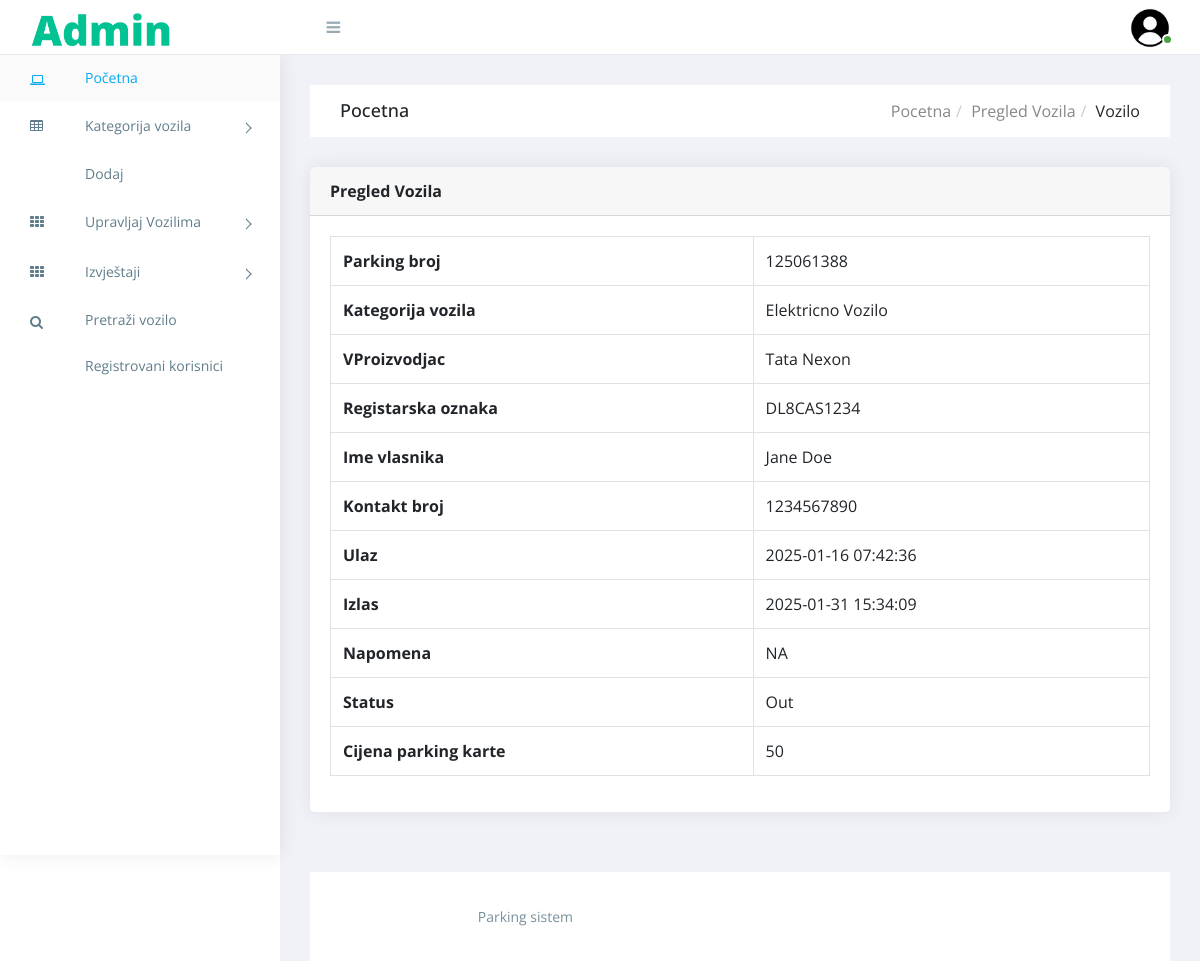
Page /vpms/admin/view-outgoingvehicle-detail.php?viewid=1 (signed in) on the committed database.
### tables this page shows
CREATE TABLE `tblvehicle` (
  `ID` int(10) NOT NULL,
  `ParkingNumber` varchar(120) DEFAULT NULL,
  `VehicleCategory` varchar(120) NOT NULL,
  `VehicleCompanyname` varchar(120) DEFAULT NULL,
  `RegistrationNumber` varchar(120) DEFAULT NULL,
  `OwnerName` varchar(120) DEFAULT NULL,
  `OwnerContactNumber` bigint(10) DEFAULT NULL,
  `InTime` timestamp NULL DEFAULT current_timestamp(),
  `OutTime` timestamp NULL DEFAULT NULL ON UPDATE current_timestamp(),
  `ParkingCharge` varchar(120) NOT NULL,
  `Remark` mediumtext NOT NULL,
  `Status` varchar(5) NOT NULL
);

### vpms/admin/view-outgoingvehicle-detail.php (the view, shortened to what this page needs)
<?php
include('includes/dbconnection.php');
if (strlen($_SESSION['vpmsaid'] == 0)) {
    header('location:logout.php');
} else {
    ?>
    <!doctype html>
    <html class="no-js" lang="">
    <head>
        <link rel="stylesheet" href="https://cdn.jsdelivr.net/npm/normalize.css@8.0.0/normalize.min.css">
        <link rel="stylesheet" href="https://cdn.jsdelivr.net/npm/bootstrap@4.1.3/dist/css/bootstrap.min.css">
        <link rel="stylesheet" href="https://cdn.jsdelivr.net/npm/font-awesome@4.7.0/css/font-awesome.min.css">
        <link rel="stylesheet" href="https://cdn.jsdelivr.net/gh/lykmapipo/themify-icons@0.1.2/css/themify-icons.css">
        <link rel="stylesheet"
            href="https://cdn.jsdelivr.net/npm/pixeden-stroke-7-icon@1.2.3/pe-icon-7-stroke/dist/pe-icon-7-stroke.min.css">
        <link rel="stylesheet" href="https://cdnjs.cloudflare.com/ajax/libs/flag-icon-css/3.2.0/css/flag-icon.min.css">
        <link rel="stylesheet" href="assets/css/cs-skin-elastic.css">
        <link rel="stylesheet" href="assets/css/style.css">
    </head>
    <body>
        <?php include_once('includes/sidebar.php'); ?>
        <?php include_once('includes/header.php'); ?>
        <div class="breadcrumbs">
            <div class="breadcrumbs-inner">
                <div class="row m-0">
                    <div class="col-sm-4">
                        <div class="page-header float-left">
                            <div class="page-title">
                                <h1>Pocetna</h1>
                            </div>
                        </div>
                    </div>
                    <div class="col-sm-8">
                        <div class="page-header float-right">
                            <div class="page-title">
                                <ol class="breadcrumb text-right">
                                    <li><a href="dashboard.php">Pocetna</a></li>
                                    <li><a href="manage-outgoingvehicle.php">Pregled Vozila</a></li>
                                    <li class="active">Vozilo</li>
                                </ol>
                            </div>
                        </div>
                    </div>
                </div>
            </div>
        </div>
        <div class="content">
            <div class="animated fadeIn">
                <div class="row">
                    <div class="col-lg-12">
                        <div class="card">
                            <div class="card-header">
                                <strong class="card-title">Pregled Vozila</strong>
                            </div>
                            <div class="card-body">
                                <?php
                                $cid = $_GET['viewid'];
                                $ret = mysqli_query($con, "select * from tblvehicle where ID='$cid'");
                                while ($row = mysqli_fetch_array($ret)) {
                                    ?>
                                    <table border="1" class="table table-bordered mg-b-0">
                                        <tr>
                                            <th>Parking broj</th>
                                            <td><?php echo $row['ParkingNumber']; ?></td>
                                        </tr>
                                        <tr>
                                            <th>Kategorija vozila</th>
                                            <td><?php echo $row['VehicleCategory']; ?></td>
                                        </tr>
                                        <tr>
                                            <th>VProizvodjac</th>
                                            <td><?php echo $packprice = $row['VehicleCompanyname']; ?></td>
                                        </tr>
                                        <tr>
                                            <th>Registarska oznaka</th>
                                            <td><?php echo $row['RegistrationNumber']; ?></td>
                                        </tr>
                                        <tr>
                                            <th>Ime vlasnika</th>
                                            <td><?php echo $row['OwnerName']; ?></td>
                                        </tr>
                                        <tr>
                                            <th>Kontakt broj</th>
                                            <td><?php echo $row['OwnerContactNumber']; ?></td>
                                        </tr>
                                        <tr>
                                            <th>Ulaz</th>
                                            <td><?php echo $row['InTime']; ?></td>
                                        </tr>
                                        <tr>
                                            <th>Izlas</th>
                                            <td><?php echo $row['OutTime']; ?></td>
                                        </tr>
                                        <tr>
                                            <th>Napomena</th>
                                            <td><?php echo $row['Remark']; ?></td>
                                        </tr>
                                        <tr>
                                            <th>Status</th>
                                            <td><?php echo $row['Status']; ?></td>
                                        </tr>
                                        <tr>
                                        <tr>
                                            <th>Cijena parking karte</th>
                                            <td><?php echo $row['ParkingCharge']; ?></td>
                                        </tr>
                                    </table>
                                </div>
                            </div>
                        <?php } ?>
                    </div>
                </div>
            </div>
        </div>
        <?php include_once('includes/footer.php'); ?>
        </div>
    </body>
    </html>
<?php } ?>

### vpms/admin/assets/css/style.css (style rules this page uses)
body { display: table; font-family: "Open Sans", sans-serif; font-size: 16px; width: 100%; }
a, button { text-decoration: none; outline: none !important; color: #878787; -webkit-transition: all 0.25s ease; transition: all 0.25s ease; }
h1, h2, h3, h4, h5, h6 { margin: 0; }
ul, ol { padding-left: 0; }
.right-panel .breadcrumbs { float: left; margin-top: 30px; padding: 0 1.875em; width: 100%; }
.right-panel .breadcrumbs .breadcrumbs-inner { background-color: #fff; }
.right-panel .page-header { min-height: 50px; margin: 0px; padding: 0px 15px; background: #ffffff; border-bottom: 0px; }
.right-panel .page-header h1 { font-size: 18px; padding: 15px 0; }
.right-panel .page-header .breadcrumb { margin: 0px; padding: 13.5px 0; background: #fff; text-transform: capitalize; }
.right-panel .page-header .breadcrumb > li + li:before { padding: 0 5px; color: #ccc; content: "/\00a0"; }
.content { float: left; padding: 1.875em; width: 100%; }
.card { margin-bottom: 1.875em; border-radius: 5px; padding: 0; border: 0px solid transparent; -webkit-box-shadow: 0 0 20px rgba(0, 0, 0, 0.08); box-shadow: 0 0 20px rgba(0, 0, 0, 0.08); }
.card .card-body { float: left; padding: 1.25em; position: relative; width: 100%; }
@media (max-width: 1368px) { .card-body { padding: 15px; } }

### rows in the picture
tblvehicle: ParkingNumber "125061388", VehicleCategory "Elektricno Vozilo", VehicleCompanyname "Tata Nexon", RegistrationNumber "DL8CAS1234", OwnerName "Jane Doe", OwnerContactNumber "1234567890", InTime "2025-01-16 07:42:36", OutTime "2025-01-31 15:34:09", Remark "NA", Status "Out", ParkingCharge "50"
